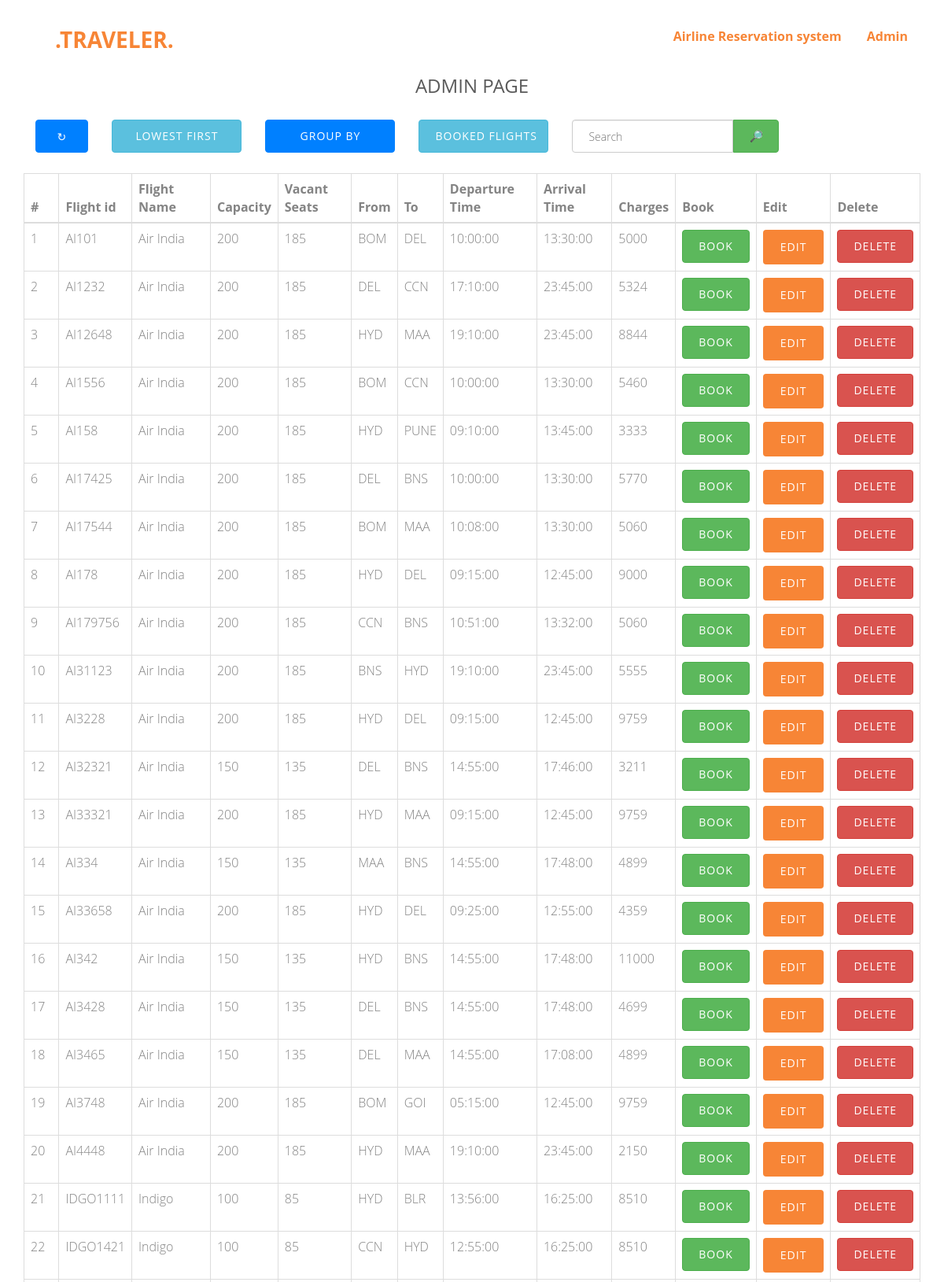
The app's page /admin.php (upper part) with its own data.
### tables this page shows
CREATE TABLE `flights` (
  `id` int(11) NOT NULL,
  `flightid` varchar(10) NOT NULL,
  `flightname` varchar(25) NOT NULL,
  `capacity` int(11) NOT NULL,
  `vacant_seats` int(11) NOT NULL,
  `startdes` varchar(25) NOT NULL,
  `finaldes` varchar(25) NOT NULL,
  `departuretime` time NOT NULL,
  `arrivaltime` time NOT NULL,
  `charges` int(11) NOT NULL
);

### admin.php (the view, shortened to what this page needs)
<?php
require_once 'header.php';
?>
                <div class="container">
                    <center><h3>ADMIN PAGE</h3></center>
                            <div class="container mb-2">
                                <form action="" method="post">
                                    <div class="row ">
                                        <div class="col-md-1">
                                            <button type="submit" name="refresh" class="btn btn-blue btn-block">
                                                <span class="glyphicon ">&#x21bb;</span>
                                            </button>
                                        </div>
                                        <div class="col-md-2">
                                            <button type="submit" name="lowest" class="btn btn-info btn-block">LOWEST FIRST</button>
                                        </div>
                                        <div class="col-md-2"><button type="submit" name="group" class="btn btn-blue btn-block">Group By</button></div>
                                        <div class="col-md-2"><a class="btn btn-info btn-block" href="./union.php?union=yes">Booked flights</a></div>
                                        <div class="col-md-3">
                                            <div class="row">
                                                <div class="col-md-9" style="padding-right:0;">
                                                    <input style="border-top-right-radius: 0; border-bottom-right-radius: 0;" class="form-control mr-sm-2"  type="search" placeholder="Search" name="search_val" aria-label="Search">
                                                </div>
                                                <div class="col-md-3" style="padding-left:0;">
                                                    <button style="border-top-left-radius: 0; border-bottom-left-radius: 0;" class="btn btn-success my-2 my-sm-0 btn-block" name="search" type="search">&#x1F50E;&#xFE0E;</button>
                                                </div>
                                            </div>
                                        </div>
                                    </div>
                                </form>
                            </div>
                            <div class="table-responsive">
                                <table class="table table-hover table-bordered" >
                                    <thead>
                                        <tr>
                                            <th>#</th>
                                            <th>Flight id</th>
                                            <th>Flight Name</th>
                                            <th>Capacity</th>
                                            <th>Vacant Seats</th>
                                            <th>From</th>
                                            <th>To</th>
                                            <th>Departure Time</th>
                                            <th>Arrival Time</th>
                                            <th>Charges</th>
                                            <th>Book</th>
                                            <th>Edit</th>
                                            <th>Delete</th>
                                        </tr>
                                    </thead>
                                    <tbody>
                                    <?php
                                        include 'data/database.php';
                                        if (isset($_POST['lowest'])) {
                                            $select_flight = "SELECT * FROM flights ORDER BY charges;";
                                        } elseif (isset($_POST['group'])) {
                                            $select_flight = "SELECT id, flightid, flightname, avg(capacity) as capacity, vacant_seats, startdes, finaldes, departuretime, arrivaltime, sum(charges) as charges FROM flights Group BY flightname;";
                                        }
                                        elseif (isset($_POST['search'])) {
                                            $search = $_POST['search_val'];
                                            $select_flight = "SELECT * FROM flights WHERE CONCAT(flightid, flightname, capacity, vacant_seats, startdes, finaldes, departuretime, arrivaltime, charges) LIKE '%$search%'";
                                        } else {
                                            $select_flight = "SELECT * FROM flights";
                                        }
                                        $query = mysqli_query($conn,$select_flight);
                                        while($res = mysqli_fetch_array($query)) {
                                        ?>
                                        <tr>
                                        <td><?php echo $res['id'];?></td>
                                        <td><?php echo $res['flightid'];?></td>
                                        <td><?php echo $res['flightname'];?></td>
                                        <td><?php echo $res['capacity'];?></td>
                                        <td><?php echo $res['vacant_seats'];?></td>
                                        <td><?php echo $res['startdes'];?></td>
                                        <td><?php echo $res['finaldes'];?></td>
                                        <td><?php echo $res['departuretime'];?></td>
                                        <td><?php echo $res['arrivaltime'];?></td>
                                        <td><?php echo $res['charges'];?></td>
                                        <td class="text-center">
                                            <form action="book.php" method="post">
                                                <button class="btn btn-success" type="submit" name="book" value="<?php echo $res['flightid'];?>" id="book" title="Book">Book</button>
                                            </form>
                                        </td>
                                        <td class="text-center">
                                            <form action="update.php" method="post">
                                                <button class="btn btn-primary" type="submit" name="edit" value="<?php echo $res['id'];?>" id="edit" title="Edit">Edit</button>
                                            </form>
                                        </td>
                                        <td class="text-center">
                                            <form action="delete.php" method="post">
                                                <button class="btn btn-danger" type="submit" name="delete" value="<?php echo $res['flightid'];?>" id="delete" title="Delete">Delete</button>
                                            </form>
                                        </td>
                                        </tr>
                                        <?php
                                        }
                                   ?>
                                    </tbody>
                                </table>
                            </div>
                </div>
<?php
require_once 'footer.php';
?>

### assets/css/style.css (style rules this page uses)
:root { --font-family-sans-serif: "Nunito", -apple-system, BlinkMacSystemFont, "Segoe UI", Roboto, "Helvetica Neue", Arial, sans-serif, "Apple Color Emoji", "Segoe UI Emoji", "Segoe UI Symbol", "Noto Color Emoji"; --font-family-monospace: SFMono-Regular, Menlo, Monaco, Consolas, "Liberation Mono", "Courier New", monospace }
a, a:hover { color: #F78536 }
body, ol, p, ul { font-size: 16px; color: #848484; font-family: "Open Sans", Arial, sans-serif }
body, h1, h2, h3, h4, h5, h6, ol, p, ul { font-family: "Open Sans", Arial, sans-serif }
body { line-height: 1.6; background: #fff; font-weight: 300; overflow-x: hidden }
a { -webkit-transition: .5s, ease; -o-transition: .5s, ease; transition: .5s, ease }
h1, h2, h3, h4, h5, h6 { color: #5a5a5a; font-weight: 400; margin: 0 0 30px }
.btn { text-transform: uppercase; letter-spacing: 1px; -webkit-transition: .3s; -o-transition: .3s; transition: .3s }
.btn.btn-primary { background: #F78536; color: #fff; border: none !important; border: 2px solid transparent !important }

### records on screen
flights: id "1", flightid "AI101", flightname "Air India", capacity "200", vacant_seats "185", startdes "BOM", finaldes "DEL", departuretime "10:00:00", arrivaltime "13:30:00", charges "5000"
flights: id "2", flightid "AI1232", flightname "Air India", capacity "200", vacant_seats "185", startdes "DEL", finaldes "CCN", departuretime "17:10:00", arrivaltime "23:45:00", charges "5324"
flights: id "3", flightid "AI12648", flightname "Air India", capacity "200", vacant_seats "185", startdes "HYD", finaldes "MAA", departuretime "19:10:00", arrivaltime "23:45:00", charges "8844"
flights: id "4", flightid "AI1556", flightname "Air India", capacity "200", vacant_seats "185", startdes "BOM", finaldes "CCN", departuretime "10:00:00", arrivaltime "13:30:00", charges "5460"
flights: id "5", flightid "AI158", flightname "Air India", capacity "200", vacant_seats "185", startdes "HYD", finaldes "PUNE", departuretime "09:10:00", arrivaltime "13:45:00", charges "3333"
flights: id "6", flightid "AI17425", flightname "Air India", capacity "200", vacant_seats "185", startdes "DEL", finaldes "BNS", departuretime "10:00:00", arrivaltime "13:30:00", charges "5770"
flights: id "7", flightid "AI17544", flightname "Air India", capacity "200", vacant_seats "185", startdes "BOM", finaldes "MAA", departuretime "10:08:00", arrivaltime "13:30:00", charges "5060"
flights: id "8", flightid "AI178", flightname "Air India", capacity "200", vacant_seats "185", startdes "HYD", finaldes "DEL", departuretime "09:15:00", arrivaltime "12:45:00", charges "9000"
flights: id "9", flightid "AI179756", flightname "Air India", capacity "200", vacant_seats "185", startdes "CCN", finaldes "BNS", departuretime "10:51:00", arrivaltime "13:32:00", charges "5060"
flights: id "10", flightid "AI31123", flightname "Air India", capacity "200", vacant_seats "185", startdes "BNS", finaldes "HYD", departuretime "19:10:00", arrivaltime "23:45:00", charges "5555"
flights: id "11", flightid "AI3228", flightname "Air India", capacity "200", vacant_seats "185", startdes "HYD", finaldes "DEL", departuretime "09:15:00", arrivaltime "12:45:00", charges "9759"
flights: id "12", flightid "AI32321", flightname "Air India", capacity "150", vacant_seats "135", startdes "DEL", finaldes "BNS", departuretime "14:55:00", arrivaltime "17:46:00", charges "3211"
flights: id "13", flightid "AI33321", flightname "Air India", capacity "200", vacant_seats "185", startdes "HYD", finaldes "MAA", departuretime "09:15:00", arrivaltime "12:45:00", charges "9759"
flights: id "14", flightid "AI334", flightname "Air India", capacity "150", vacant_seats "135", startdes "MAA", finaldes "BNS", departuretime "14:55:00", arrivaltime "17:48:00", charges "4899"
flights: id "15", flightid "AI33658", flightname "Air India", capacity "200", vacant_seats "185", startdes "HYD", finaldes "DEL", departuretime "09:25:00", arrivaltime "12:55:00", charges "4359"
flights: id "16", flightid "AI342", flightname "Air India", capacity "150", vacant_seats "135", startdes "HYD", finaldes "BNS", departuretime "14:55:00", arrivaltime "17:48:00", charges "11000"
flights: id "17", flightid "AI3428", flightname "Air India", capacity "150", vacant_seats "135", startdes "DEL", finaldes "BNS", departuretime "14:55:00", arrivaltime "17:48:00", charges "4699"
flights: id "18", flightid "AI3465", flightname "Air India", capacity "150", vacant_seats "135", startdes "DEL", finaldes "MAA", departuretime "14:55:00", arrivaltime "17:08:00", charges "4899"
flights: id "19", flightid "AI3748", flightname "Air India", capacity "200", vacant_seats "185", startdes "BOM", finaldes "GOI", departuretime "05:15:00", arrivaltime "12:45:00", charges "9759"
flights: id "20", flightid "AI4448", flightname "Air India", capacity "200", vacant_seats "185", startdes "HYD", finaldes "MAA", departuretime "19:10:00", arrivaltime "23:45:00", charges "2150"
flights: id "21", flightid "IDGO1111", flightname "Indigo", capacity "100", vacant_seats "85", startdes "HYD", finaldes "BLR", departuretime "13:56:00", arrivaltime "16:25:00", charges "8510"
flights: id "22", flightid "IDGO1421", flightname "Indigo", capacity "100", vacant_seats "85", startdes "CCN", finaldes "HYD", departuretime "12:55:00", arrivaltime "16:25:00", charges "8510"
